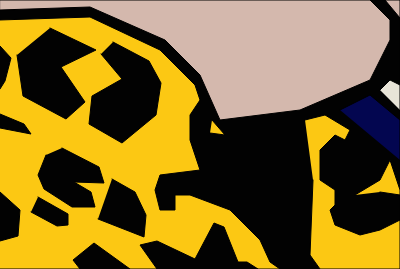
Frame 1 (no input)
Frame 60 (no input): identical to frame 1, image omitted
Frame 120 (the mouse pressed at the canvas centre since frame 60): identical to frame 1, image omitted

The p5.js sketch that drew this single still picture (run headless with seeded random() and noise() and a simulated clock; from frame 60 on, the mouse is pressed at the canvas centre):

// p5.js sketch
// ── sketch.js
function setup() {
  createCanvas(400,269);
  background(200);

  //flesh color block
  fill(212,184,173);
  rect(0,0,400,269);

  //black shape starting at top right
  fill(2,2,2); //black
  beginShape();
  vertex(0,10);
  vertex(90,7);
  vertex(165,40);
  vertex(200,75);
  vertex(220,120);
  vertex(300,110);
  vertex(370,80);
  vertex(390,40);
  vertex(390,20);
  vertex(370,0); //top of the screen
  vertex(385,0);
  vertex(400,18);
  vertex(400,269);
  vertex(0,269);
  endShape();

  //yellow shape starting at top left
  fill(252,200,19); //yellow
  beginShape();
  vertex(0,20);
  vertex(90,17);
  vertex(160,50);
  vertex(195,85);
  vertex(200,100);
  vertex(190,115); //begin left turn
  vertex(190,140);
  vertex(200,170);
  vertex(160,175); //begin left turn
  vertex(155,190);
  vertex(160,210); //tail of black spot
  vertex(175,210);
  vertex(175,195);
  vertex(190,195);
  vertex(230,210);
  vertex(260,240);
  vertex(270,262);
  vertex(280,269);
  vertex(0,269);
  endShape();

  //teeny weeny yellow spot next to giant yellow
  beginShape();
  vertex(212,120);
  vertex(225,135);
  vertex(210,133);
  endShape();

  //yellow shape on the right
  beginShape();
  vertex(305,120);
  vertex(325,115);
  vertex(350,130); //begin black blob
  vertex(345,140);
  vertex(335,135);
  vertex(320,150);
  vertex(320,180);
  vertex(335,190); //center of hourglass black blob
  vertex(335,205);
  vertex(330,210);
  vertex(335,225);
  vertex(360,235);
  vertex(380,230);
  vertex(400,220);
  vertex(400,269);
  vertex(320,269);
  vertex(310,255);
  vertex(313,180);
  endShape();

  //baby yellow triangle next to black hourglass
  beginShape();
  vertex(355,195);
  vertex(380,180);
  vertex(390,160);
  vertex(400,190);
  vertex(400,195);
  vertex(380,192);
  endShape();

  //begin blue shape
  fill(3,6,80);
  beginShape();
  vertex(340,110);
  vertex(370,95);
  vertex(400,120);
  vertex(400,160);
  endShape();

  //begin white shape
  fill(232,228,216);
  beginShape();
  vertex(380,90);
  vertex(390,80);
  vertex(400,85);
  vertex(400,110);
  endShape();

  //cheetah print
  fill(2,2,2);
  //left blob
  beginShape();
  vertex(50,28);
  vertex(96,50);
  vertex(61,67);
  vertex(85,102);
  vertex(66,119);
  vertex(23,96);
  vertex(17,55);
  endShape();

  //right blob
  beginShape();
  vertex(113,42);
  vertex(149,61);
  vertex(161,83);
  vertex(156,115);
  vertex(122,143);
  vertex(89,124);
  vertex(92,96);
  vertex(122,79);
  vertex(101,54);
  endShape();

  beginShape();
  vertex(0,46);
  vertex(11,58);
  vertex(5,81);
  vertex(0,89);
  endShape();

  beginShape();
  vertex(0,114);
  vertex(24,124);
  vertex(31,134);
  vertex(0,128);
  endShape();

  beginShape();
  vertex(0,192);
  vertex(20,210);
  vertex(18,236);
  vertex(0,241);
  endShape();

  beginShape();
  vertex(62,148);
  vertex(99,167);
  vertex(104,183);
  vertex(74,182);
  vertex(91,192);
  vertex(95,207);
  vertex(72,207);
  vertex(44,189);
  vertex(38,175);
  vertex(46,155);
  endShape();

  beginShape();
  vertex(38,197);
  vertex(68,214);
  vertex(68,225);
  vertex(57,226);
  vertex(31,212);
  endShape();

  beginShape();
  vertex(112,179);
  vertex(135,192);
  vertex(146,215);
  vertex(144,237);
  vertex(98,219);
  endShape();

  beginShape();
  vertex(80,269);
  vertex(73,260);
  vertex(94,243);
  vertex(130,269);
  endShape();

  beginShape();
  vertex(157,269);
  vertex(140,245);
  vertex(157,241);
  vertex(195,259);
  vertex(214,223);
  vertex(224,227);
  vertex(238,262);
  vertex(247,262);
  vertex(258,269);
  endShape();

}

function draw() {


}
